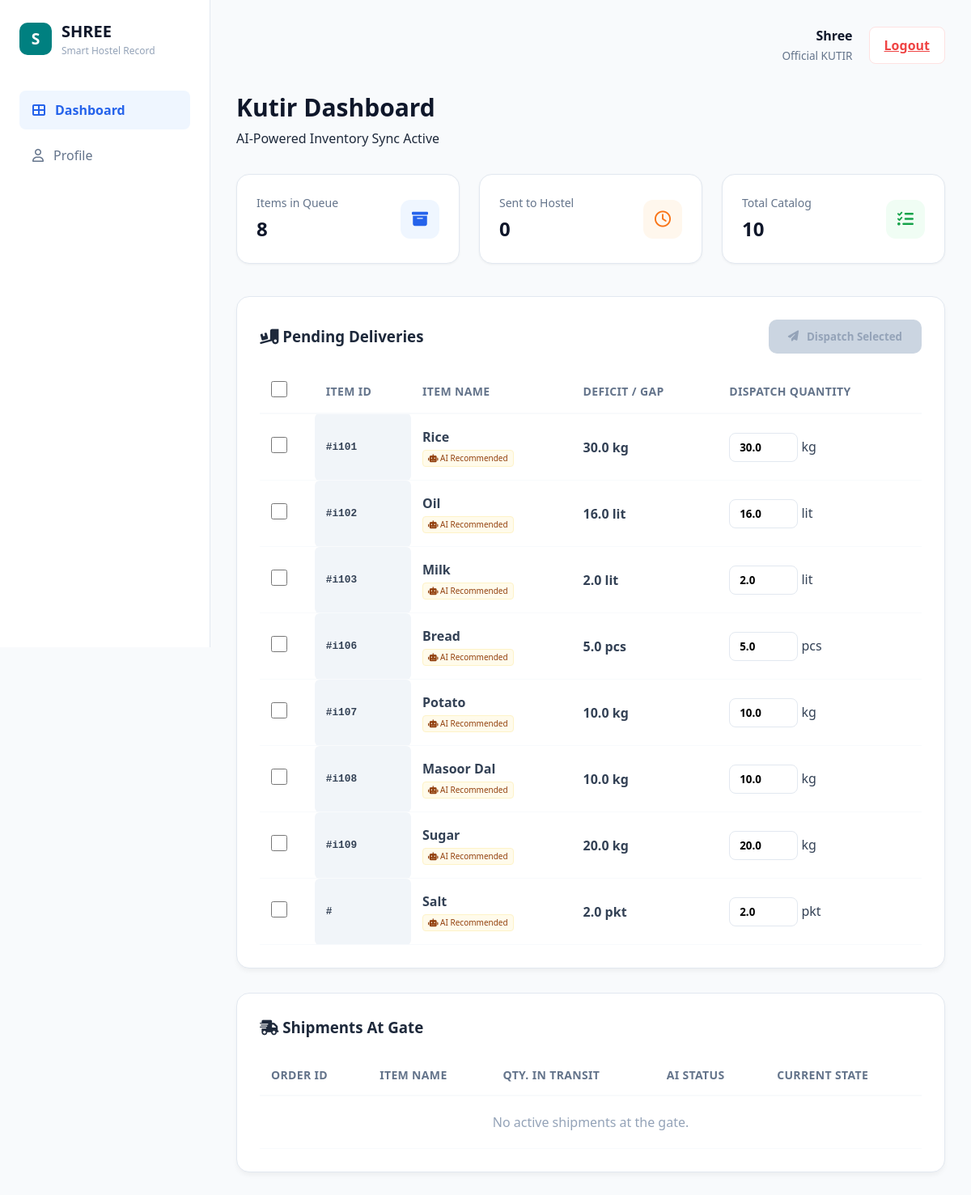
The app's page /accounts/dashboard/supplier/ (signed in) with its own data.
### accounts/models.py (models this page shows, shortened)
class User(AbstractUser):
    ROLE_CHOICES = (
        ('admin', 'Admin'),
        ('warden', 'Warden'),
        ('worker', 'Worker'),
        ('supplier', 'Supplier'),
    )
    role = models.CharField(max_length=20, choices=ROLE_CHOICES)
    phone = models.CharField(max_length=15, blank=True)
    university_id = models.CharField(max_length=50, unique=True)
    security_question = models.CharField(max_length=255, null=True, blank=True)
    security_answer = models.CharField(max_length=255, null=True, blank=True)

class Inventory(models.Model):
    item_id = models.CharField(max_length=20, unique=True)
    item_name = models.CharField(max_length=100)
    current_stock = models.FloatField(default=0.0)
    required_stock = models.FloatField(default=0.0)
    unit = models.CharField(max_length=10, default='kg')
    is_delivered = models.BooleanField(default=False)

### accounts/views.py (the view)
# urls.py: path('dashboard/supplier/', views.supplier_dashboard, name='supplier_dashboard'),
@login_required
@never_cache
def supplier_dashboard(request):
    if not request.user.is_authenticated:
        return redirect('suplier_login')
    pending_items = Inventory.objects.filter(
        current_stock__lt=F('required_stock')
    ).annotate(
        deficit=F('required_stock') - F('current_stock')
    )
    active_shipments = DeliveryOrder.objects.filter(
        status='DISPATCHED'
    ).select_related('item')
    total_items_count = Inventory.objects.count()
    context = {
        'pending_items': pending_items,
        'active_shipments': active_shipments,
        'total_items_count': total_items_count,
    }
    return render(request, 'Shree1/dashboardSupplier.html', context)

### templates/Shree1/dashboardSupplier.html (shortened to what this page needs)
{% load static %}
<!doctype html>
<html lang="en">
  <head>
    <link
      rel="stylesheet"
      href="{% static 'Shree1/css/dashboardSupplier.css' %}"
    />
    <link
      rel="stylesheet"
      href="https://cdnjs.cloudflare.com/ajax/libs/font-awesome/6.4.0/css/all.min.css"
    />
  </head>
  <body>
    <div class="container">
      <aside class="sidebar">
        <div class="logo-section">
          <div class="logo-icon">S</div>
          <div>
            <h2 class="logo-name">SHREE</h2>
            <p class="logo-tagline">Smart Hostel Record</p>
          </div>
        </div>
        <nav class="nav-menu">
          <a href="{% url 'supplier_dashboard' %}" class="nav-item active">
            <i class="fa-solid fa-table-cells-large"></i> Dashboard
          </a>
          <a href="{% url 'supplier_profile' %}" class="nav-item">
            <i class="fa-regular fa-user"></i> Profile
          </a>
        </nav>
      </aside>
      <main class="main-content">
        <header class="top-header">
          <div class="user-info">
            <span class="user-name">{{ user.username|title }}</span>
            <span class="user-role">Official KUTIR </span>
          </div>
          <div class="logout-container">
            <a href="javascript:void(0)" class="logout-btn" onclick="logoutUser()">
               Logout
            </a>
          </div>
        </header>
        <section class="dashboard-intro">
          <h1>Kutir Dashboard</h1>
          <p>AI-Powered Inventory Sync Active</p>
        </section>
        <div class="stats-grid">
          <div class="stat-card">
            <div class="stat-info">
              <p>Items in Queue</p>
              <h3>{{ pending_items|length }}</h3>
            </div>
            <div class="stat-icon blue-light-bg">
              <i class="fa-solid fa-box-archive"></i>
            </div>
          </div>
          <div class="stat-card">
            <div class="stat-info">
              <p>Sent to Hostel</p>
              <h3>{{ active_shipments.count }}</h3>
            </div>
            <div class="stat-icon orange-light-bg">
              <i class="fa-regular fa-clock"></i>
            </div>
          </div>
          <div class="stat-card">
            <div class="stat-info">
              <p>Total Catalog</p>
              <h3>{{ total_items_count }}</h3>
            </div>
            <div class="stat-icon green-light-bg">
              <i class="fa-solid fa-list-check"></i>
            </div>
          </div>
        </div>
        <div class="card-panel table-section">
          <form
            method="POST"
            action="{% url 'supplier_dispatch_item' %}"
            id="bulkDispatchForm"
          >
            <div class="table-header-group">
              <h3>
                <i class="fa-solid fa-truck-loading"></i> Pending Deliveries
              </h3>
              <button
                type="submit"
                class="bulk-dispatch-btn"
                id="mainDispatchBtn"
                disabled
              >
              </button>
            </div>
            <table class="order-table">
              <thead>
                <tr>
                  <th class="select-column">
                    <input
                      type="checkbox"
                      id="selectAll"
                      class="checkbox-custom"
                    />
                  </th>
                  <th>Item ID</th>
                  <th>Item Name</th>
                  <th>Deficit / Gap</th>
                  <th>Dispatch Quantity</th>
                </tr>
              </thead>
              <tbody>
                {% for item in pending_items %}
                <tr>
                  <td class="select-column">
                    <input
                      type="checkbox"
                      name="selected_items"
                      value="{{ item.item_id }}"
                      class="item-checkbox checkbox-custom"
                    />
                  </td>
                  <td class="id-cell">#{{ item.item_id }}</td>
                  <td>
                    <strong>{{ item.item_name }}</strong><br />
                    <span class="ai-remark-badge"
                      ><i class="fa-solid fa-robot"></i> AI Recommended</span
                    >
                  </td>
                  <td class="qty-text red-text">
                    {{ item.deficit }} {{ item.unit }}
                  </td>
                  <td>
                    <div class="qty-input-group">
                      <input
                        type="number"
                        name="qty_{{ item.item_id }}"
                        class="qty-input"
                        value="{{ item.deficit }}"
                        min="0.1"
                        step="0.1"
                      />
                      <span class="unit-text">{{ item.unit }}</span>
                    </div>
                  </td>
                </tr>
                {% endfor %}
              </tbody>
            </table>
          </form>
        </div>
        <div class="card-panel table-section" style="margin-top: 30px">
          <div class="table-header-group">
            <h3><i class="fa-solid fa-truck-fast"></i> Shipments At Gate</h3>
          </div>
          <table class="order-table">
            <thead>
              <tr>
                <th>Order ID</th>
                <th>Item Name</th>
                <th>Qty. in Transit</th>
                <th>AI Status</th>
                <th>Current State</th>
              </tr>
            </thead>
            <tbody>
              {% for order in active_shipments %}
              <tr>
                <td class="id-cell">#ORD{{ order.id }}</td>
                <td><strong>{{ order.item.item_name }}</strong></td>
                <td class="qty-text">
                  {{ order.qty_delivered }} {{ order.item.unit }}
                </td>
                <td>
                  <span class="ai-remark-badge">
                    {{ order.ai_remark|default:"Normal Supply" }}
                  </span>
                </td>
                <td>
                  <span
                    class="status-badge"
                    style="
                      background: #fff7ed;
                      color: #9a3412;
                      border: 1px solid #ffedd5;
                    "
                  >
                    Waiting for Warden OTP
                  </span>
                </td>
              </tr>
              {% empty %}
              <tr>
                <td
                  colspan="5"
                  style="text-align: center; padding: 20px; color: #94a3b8"
                >
                  No active shipments at the gate.
                </td>
              </tr>
              {% endfor %}
            </tbody>
          </table>
        </div>
      </main>
    </div>
  </body>
</html>

### templates/Shree1/dashboardSupplier.html (style rules this page uses)
.ai-remark-badge { font-size: 10px; background: #fffbeb; color: #92400e; padding: 2px 6px; border-radius: 4px; border: 1px solid #fef3c7; display: inline-block; margin-top: 4px; }

### records on screen
User: username "Shree"
Inventory: item_id "i101", item_name "Rice", deficit "30.0", unit "kg"
Inventory: item_id "i102", item_name "Oil", deficit "16.0", unit "lit"
Inventory: item_id "i103", item_name "Milk", deficit "2.0", unit "lit"
Inventory: item_id "i106", item_name "Bread", deficit "5.0", unit "pcs"
Inventory: item_id "i107", item_name "Potato", deficit "10.0", unit "kg"
Inventory: item_id "i108", item_name "Masoor Dal", deficit "10.0", unit "kg"
Inventory: item_id "i109", item_name "Sugar", deficit "20.0", unit "kg"
Inventory: item_name "Salt", deficit "2.0", unit "pkt", qty_ "2.0"

### other values on screen
{{ pending_items|length }} "8"
{{ active_shipments.count }} "0"
{{ total_items_count }} "10"
